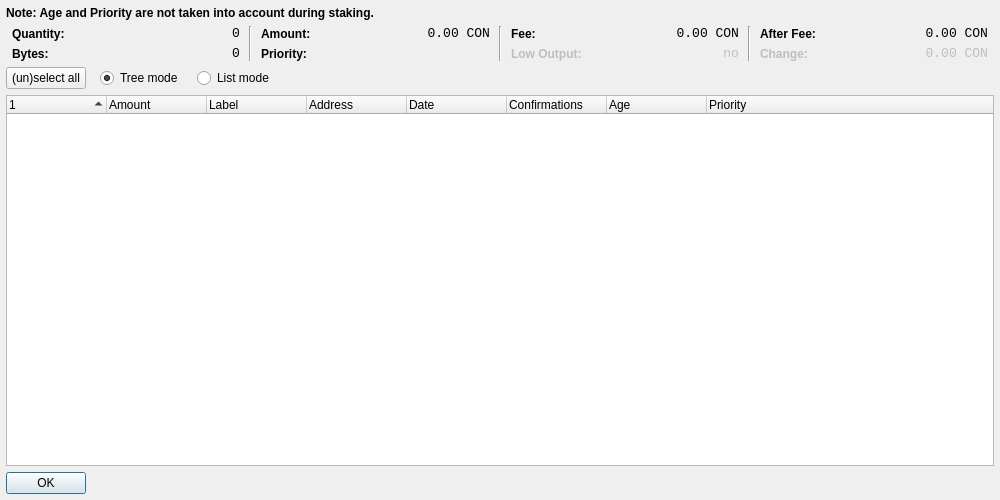
<?xml version="1.0" encoding="UTF-8"?>
<ui version="4.0">
 <class>CoinControlDialog</class>
 <widget class="QDialog" name="CoinControlDialog">
  <property name="geometry">
   <rect>
    <x>0</x>
    <y>0</y>
    <width>1000</width>
    <height>500</height>
   </rect>
  </property>
  <property name="windowTitle">
   <string>Coin Control</string>
  </property>
  <layout class="QGridLayout" name="gridLayout">
   <property name="leftMargin">
    <number>6</number>
   </property>
   <property name="topMargin">
    <number>6</number>
   </property>
   <property name="rightMargin">
    <number>6</number>
   </property>
   <property name="bottomMargin">
    <number>6</number>
   </property>
   <item row="3" column="0">
    <widget class="CoinControlTreeWidget" name="treeWidget">
     <property name="contextMenuPolicy">
      <enum>Qt::CustomContextMenu</enum>
     </property>
     <property name="sortingEnabled">
      <bool>false</bool>
     </property>
     <property name="columnCount">
      <number>8</number>
     </property>
     <attribute name="headerShowSortIndicator" stdset="0">
      <bool>true</bool>
     </attribute>
     <attribute name="headerStretchLastSection">
      <bool>true</bool>
     </attribute>
     <column>
      <property name="text">
       <string/>
      </property>
     </column>
     <column>
      <property name="text">
       <string>Amount</string>
      </property>
     </column>
     <column>
      <property name="text">
       <string>Label</string>
      </property>
     </column>
     <column>
      <property name="text">
       <string>Address</string>
      </property>
     </column>
     <column>
      <property name="text">
       <string>Date</string>
      </property>
     </column>
     <column>
      <property name="text">
       <string>Confirmations</string>
      </property>
      <property name="toolTip">
       <string>Confirmed</string>
      </property>
     </column>
     <column>
      <property name="text">
       <string>Age</string>
      </property>
      <property name="toolTip">
       <string>Age in days</string>
      </property>
     </column>
     <column>
      <property name="text">
       <string>Priority</string>
      </property>
     </column>
    </widget>
   </item>
   <item row="1" column="0">
    <layout class="QHBoxLayout" name="horizontalLayoutTop" stretch="0,0,0,0,0,0,0">
     <property name="spacing">
      <number>3</number>
     </property>
     <property name="topMargin">
      <number>0</number>
     </property>
     <property name="bottomMargin">
      <number>0</number>
     </property>
     <item>
      <layout class="QFormLayout" name="formLayoutCoinControl1">
       <property name="horizontalSpacing">
        <number>5</number>
       </property>
       <property name="verticalSpacing">
        <number>5</number>
       </property>
       <property name="leftMargin">
        <number>6</number>
       </property>
       <property name="rightMargin">
        <number>6</number>
       </property>
       <item row="0" column="0">
        <widget class="QLabel" name="labelCoinControlQuantityText">
         <property name="styleSheet">
          <string notr="true">font-weight:bold;</string>
         </property>
         <property name="text">
          <string>Quantity:</string>
         </property>
        </widget>
       </item>
       <item row="0" column="1">
        <widget class="QLabel" name="labelCoinControlQuantity">
         <property name="font">
          <font>
           <family>Monospace</family>
           <pointsize>10</pointsize>
          </font>
         </property>
         <property name="cursor">
          <cursorShape>IBeamCursor</cursorShape>
         </property>
         <property name="contextMenuPolicy">
          <enum>Qt::ActionsContextMenu</enum>
         </property>
         <property name="text">
          <string notr="true">0</string>
         </property>
         <property name="alignment">
          <set>Qt::AlignRight|Qt::AlignTrailing|Qt::AlignVCenter</set>
         </property>
         <property name="textInteractionFlags">
          <set>Qt::LinksAccessibleByMouse|Qt::TextSelectableByKeyboard|Qt::TextSelectableByMouse</set>
         </property>
        </widget>
       </item>
       <item row="1" column="0">
        <widget class="QLabel" name="labelCoinControlBytesText">
         <property name="styleSheet">
          <string notr="true">font-weight:bold;</string>
         </property>
         <property name="text">
          <string>Bytes:</string>
         </property>
        </widget>
       </item>
       <item row="1" column="1">
        <widget class="QLabel" name="labelCoinControlBytes">
         <property name="font">
          <font>
           <family>Monospace</family>
           <pointsize>10</pointsize>
          </font>
         </property>
         <property name="cursor">
          <cursorShape>IBeamCursor</cursorShape>
         </property>
         <property name="contextMenuPolicy">
          <enum>Qt::ActionsContextMenu</enum>
         </property>
         <property name="text">
          <string notr="true">0</string>
         </property>
         <property name="alignment">
          <set>Qt::AlignRight|Qt::AlignTrailing|Qt::AlignVCenter</set>
         </property>
         <property name="textInteractionFlags">
          <set>Qt::LinksAccessibleByMouse|Qt::TextSelectableByKeyboard|Qt::TextSelectableByMouse</set>
         </property>
        </widget>
       </item>
      </layout>
     </item>
     <item>
      <widget class="Line" name="line">
       <property name="orientation">
        <enum>Qt::Vertical</enum>
       </property>
      </widget>
     </item>
     <item>
      <layout class="QFormLayout" name="formLayoutCoinControl2">
       <property name="horizontalSpacing">
        <number>5</number>
       </property>
       <property name="verticalSpacing">
        <number>5</number>
       </property>
       <property name="leftMargin">
        <number>6</number>
       </property>
       <property name="rightMargin">
        <number>6</number>
       </property>
       <item row="0" column="0">
        <widget class="QLabel" name="labelCoinControlAmountText">
         <property name="styleSheet">
          <string notr="true">font-weight:bold;</string>
         </property>
         <property name="text">
          <string>Amount:</string>
         </property>
        </widget>
       </item>
       <item row="0" column="1">
        <widget class="QLabel" name="labelCoinControlAmount">
         <property name="font">
          <font>
           <family>Monospace</family>
           <pointsize>10</pointsize>
          </font>
         </property>
         <property name="cursor">
          <cursorShape>IBeamCursor</cursorShape>
         </property>
         <property name="contextMenuPolicy">
          <enum>Qt::ActionsContextMenu</enum>
         </property>
         <property name="text">
          <string notr="true">0.00 CON</string>
         </property>
         <property name="alignment">
          <set>Qt::AlignRight|Qt::AlignTrailing|Qt::AlignVCenter</set>
         </property>
         <property name="textInteractionFlags">
          <set>Qt::LinksAccessibleByMouse|Qt::TextSelectableByKeyboard|Qt::TextSelectableByMouse</set>
         </property>
        </widget>
       </item>
       <item row="1" column="0">
        <widget class="QLabel" name="labelCoinControlPriorityText">
         <property name="styleSheet">
          <string notr="true">font-weight:bold;</string>
         </property>
         <property name="text">
          <string>Priority:</string>
         </property>
        </widget>
       </item>
       <item row="1" column="1">
        <widget class="QLabel" name="labelCoinControlPriority">
         <property name="font">
          <font>
           <family>Monospace</family>
           <pointsize>10</pointsize>
          </font>
         </property>
         <property name="cursor">
          <cursorShape>IBeamCursor</cursorShape>
         </property>
         <property name="contextMenuPolicy">
          <enum>Qt::ActionsContextMenu</enum>
         </property>
         <property name="text">
          <string/>
         </property>
         <property name="alignment">
          <set>Qt::AlignRight|Qt::AlignTrailing|Qt::AlignVCenter</set>
         </property>
         <property name="textInteractionFlags">
          <set>Qt::LinksAccessibleByMouse|Qt::TextSelectableByKeyboard|Qt::TextSelectableByMouse</set>
         </property>
        </widget>
       </item>
      </layout>
     </item>
     <item>
      <widget class="Line" name="line_2">
       <property name="orientation">
        <enum>Qt::Vertical</enum>
       </property>
      </widget>
     </item>
     <item>
      <layout class="QFormLayout" name="formLayoutCoinControl3">
       <property name="horizontalSpacing">
        <number>5</number>
       </property>
       <property name="verticalSpacing">
        <number>5</number>
       </property>
       <property name="leftMargin">
        <number>6</number>
       </property>
       <property name="rightMargin">
        <number>6</number>
       </property>
       <item row="0" column="0">
        <widget class="QLabel" name="labelCoinControlFeeText">
         <property name="styleSheet">
          <string notr="true">font-weight:bold;</string>
         </property>
         <property name="text">
          <string>Fee:</string>
         </property>
        </widget>
       </item>
       <item row="0" column="1">
        <widget class="QLabel" name="labelCoinControlFee">
         <property name="font">
          <font>
           <family>Monospace</family>
           <pointsize>10</pointsize>
          </font>
         </property>
         <property name="cursor">
          <cursorShape>IBeamCursor</cursorShape>
         </property>
         <property name="contextMenuPolicy">
          <enum>Qt::ActionsContextMenu</enum>
         </property>
         <property name="text">
          <string notr="true">0.00 CON</string>
         </property>
         <property name="alignment">
          <set>Qt::AlignRight|Qt::AlignTrailing|Qt::AlignVCenter</set>
         </property>
         <property name="textInteractionFlags">
          <set>Qt::LinksAccessibleByMouse|Qt::TextSelectableByKeyboard|Qt::TextSelectableByMouse</set>
         </property>
        </widget>
       </item>
       <item row="1" column="0">
        <widget class="QLabel" name="labelCoinControlLowOutputText">
         <property name="enabled">
          <bool>false</bool>
         </property>
         <property name="styleSheet">
          <string notr="true">font-weight:bold;</string>
         </property>
         <property name="text">
          <string>Low Output:</string>
         </property>
        </widget>
       </item>
       <item row="1" column="1">
        <widget class="QLabel" name="labelCoinControlLowOutput">
         <property name="enabled">
          <bool>false</bool>
         </property>
         <property name="font">
          <font>
           <family>Monospace</family>
           <pointsize>10</pointsize>
          </font>
         </property>
         <property name="cursor">
          <cursorShape>IBeamCursor</cursorShape>
         </property>
         <property name="contextMenuPolicy">
          <enum>Qt::ActionsContextMenu</enum>
         </property>
         <property name="text">
          <string notr="true">no</string>
         </property>
         <property name="alignment">
          <set>Qt::AlignRight|Qt::AlignTrailing|Qt::AlignVCenter</set>
         </property>
         <property name="textInteractionFlags">
          <set>Qt::LinksAccessibleByMouse|Qt::TextSelectableByKeyboard|Qt::TextSelectableByMouse</set>
         </property>
        </widget>
       </item>
      </layout>
     </item>
     <item>
      <widget class="Line" name="line_3">
       <property name="orientation">
        <enum>Qt::Vertical</enum>
       </property>
      </widget>
     </item>
     <item>
      <layout class="QFormLayout" name="formLayoutCoinControl4">
       <property name="fieldGrowthPolicy">
        <enum>QFormLayout::AllNonFixedFieldsGrow</enum>
       </property>
       <property name="horizontalSpacing">
        <number>5</number>
       </property>
       <property name="verticalSpacing">
        <number>5</number>
       </property>
       <property name="leftMargin">
        <number>6</number>
       </property>
       <property name="rightMargin">
        <number>6</number>
       </property>
       <item row="0" column="0">
        <widget class="QLabel" name="labelCoinControlAfterFeeText">
         <property name="styleSheet">
          <string notr="true">font-weight:bold;</string>
         </property>
         <property name="text">
          <string>After Fee:</string>
         </property>
        </widget>
       </item>
       <item row="0" column="1">
        <widget class="QLabel" name="labelCoinControlAfterFee">
         <property name="font">
          <font>
           <family>Monospace</family>
           <pointsize>10</pointsize>
          </font>
         </property>
         <property name="cursor">
          <cursorShape>IBeamCursor</cursorShape>
         </property>
         <property name="contextMenuPolicy">
          <enum>Qt::ActionsContextMenu</enum>
         </property>
         <property name="text">
          <string notr="true">0.00 CON</string>
         </property>
         <property name="alignment">
          <set>Qt::AlignRight|Qt::AlignTrailing|Qt::AlignVCenter</set>
         </property>
         <property name="textInteractionFlags">
          <set>Qt::LinksAccessibleByMouse|Qt::TextSelectableByKeyboard|Qt::TextSelectableByMouse</set>
         </property>
        </widget>
       </item>
       <item row="1" column="0">
        <widget class="QLabel" name="labelCoinControlChangeText">
         <property name="enabled">
          <bool>false</bool>
         </property>
         <property name="styleSheet">
          <string notr="true">font-weight:bold;</string>
         </property>
         <property name="text">
          <string>Change:</string>
         </property>
        </widget>
       </item>
       <item row="1" column="1">
        <widget class="QLabel" name="labelCoinControlChange">
         <property name="enabled">
          <bool>false</bool>
         </property>
         <property name="font">
          <font>
           <family>Monospace</family>
           <pointsize>10</pointsize>
          </font>
         </property>
         <property name="cursor">
          <cursorShape>IBeamCursor</cursorShape>
         </property>
         <property name="contextMenuPolicy">
          <enum>Qt::ActionsContextMenu</enum>
         </property>
         <property name="text">
          <string notr="true">0.00 CON</string>
         </property>
         <property name="alignment">
          <set>Qt::AlignRight|Qt::AlignTrailing|Qt::AlignVCenter</set>
         </property>
         <property name="textInteractionFlags">
          <set>Qt::LinksAccessibleByMouse|Qt::TextSelectableByKeyboard|Qt::TextSelectableByMouse</set>
         </property>
        </widget>
       </item>
      </layout>
     </item>
    </layout>
   </item>
   <item row="4" column="0">
    <widget class="QDialogButtonBox" name="buttonBox">
     <property name="sizePolicy">
      <sizepolicy hsizetype="Maximum" vsizetype="Fixed">
       <horstretch>0</horstretch>
       <verstretch>0</verstretch>
      </sizepolicy>
     </property>
     <property name="orientation">
      <enum>Qt::Horizontal</enum>
     </property>
     <property name="standardButtons">
      <set>QDialogButtonBox::Ok</set>
     </property>
    </widget>
   </item>
   <item row="2" column="0">
    <layout class="QHBoxLayout" name="horizontalLayoutPanel" stretch="0,0,0,0">
     <property name="spacing">
      <number>14</number>
     </property>
     <item>
      <widget class="QPushButton" name="pushButtonSelectAll">
       <property name="sizePolicy">
        <sizepolicy hsizetype="Maximum" vsizetype="Fixed">
         <horstretch>0</horstretch>
         <verstretch>0</verstretch>
        </sizepolicy>
       </property>
       <property name="text">
        <string>(un)select all</string>
       </property>
      </widget>
     </item>
     <item>
      <widget class="QRadioButton" name="radioTreeMode">
       <property name="sizePolicy">
        <sizepolicy hsizetype="Maximum" vsizetype="Fixed">
         <horstretch>0</horstretch>
         <verstretch>0</verstretch>
        </sizepolicy>
       </property>
       <property name="text">
        <string>Tree mode</string>
       </property>
       <property name="checked">
        <bool>true</bool>
       </property>
      </widget>
     </item>
     <item>
      <widget class="QRadioButton" name="radioListMode">
       <property name="sizePolicy">
        <sizepolicy hsizetype="Maximum" vsizetype="Fixed">
         <horstretch>0</horstretch>
         <verstretch>0</verstretch>
        </sizepolicy>
       </property>
       <property name="text">
        <string>List mode</string>
       </property>
      </widget>
     </item>
     <item>
      <spacer name="horizontalSpacer">
       <property name="orientation">
        <enum>Qt::Horizontal</enum>
       </property>
       <property name="sizeHint" stdset="0">
        <size>
         <width>40</width>
         <height>20</height>
        </size>
       </property>
      </spacer>
     </item>
    </layout>
   </item>
   <item row="0" column="0">
    <widget class="QLabel" name="label">
     <property name="font">
      <font>
       <weight>75</weight>
       <bold>true</bold>
      </font>
     </property>
     <property name="text">
      <string>Note: Age and Priority are not taken into account during staking.</string>
     </property>
    </widget>
   </item>
  </layout>
 </widget>
 <customwidgets>
  <customwidget>
   <class>CoinControlTreeWidget</class>
   <extends>QTreeWidget</extends>
   <header>coincontroltreewidget.h</header>
  </customwidget>
 </customwidgets>
 <resources/>
 <connections/>
</ui>
